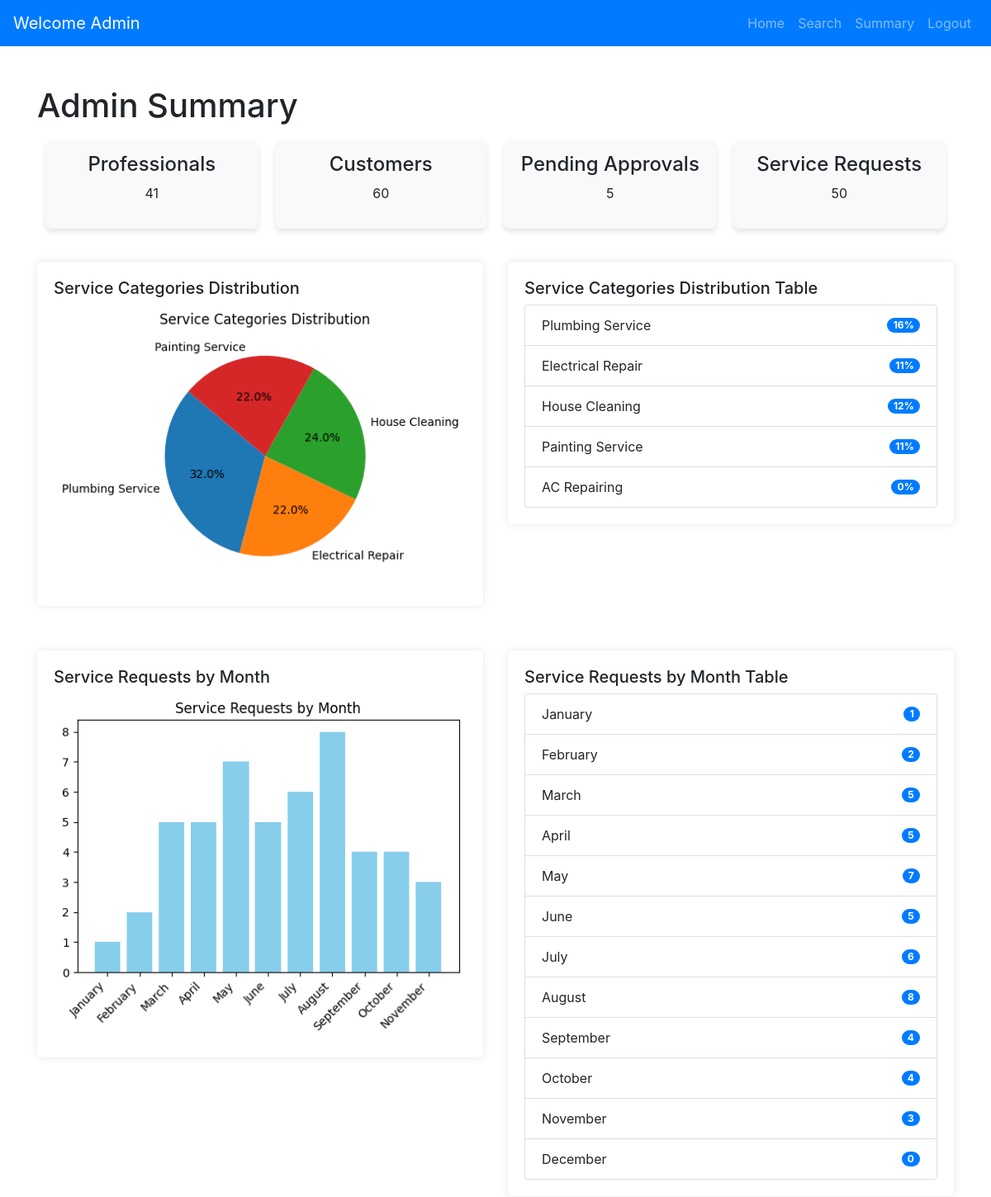
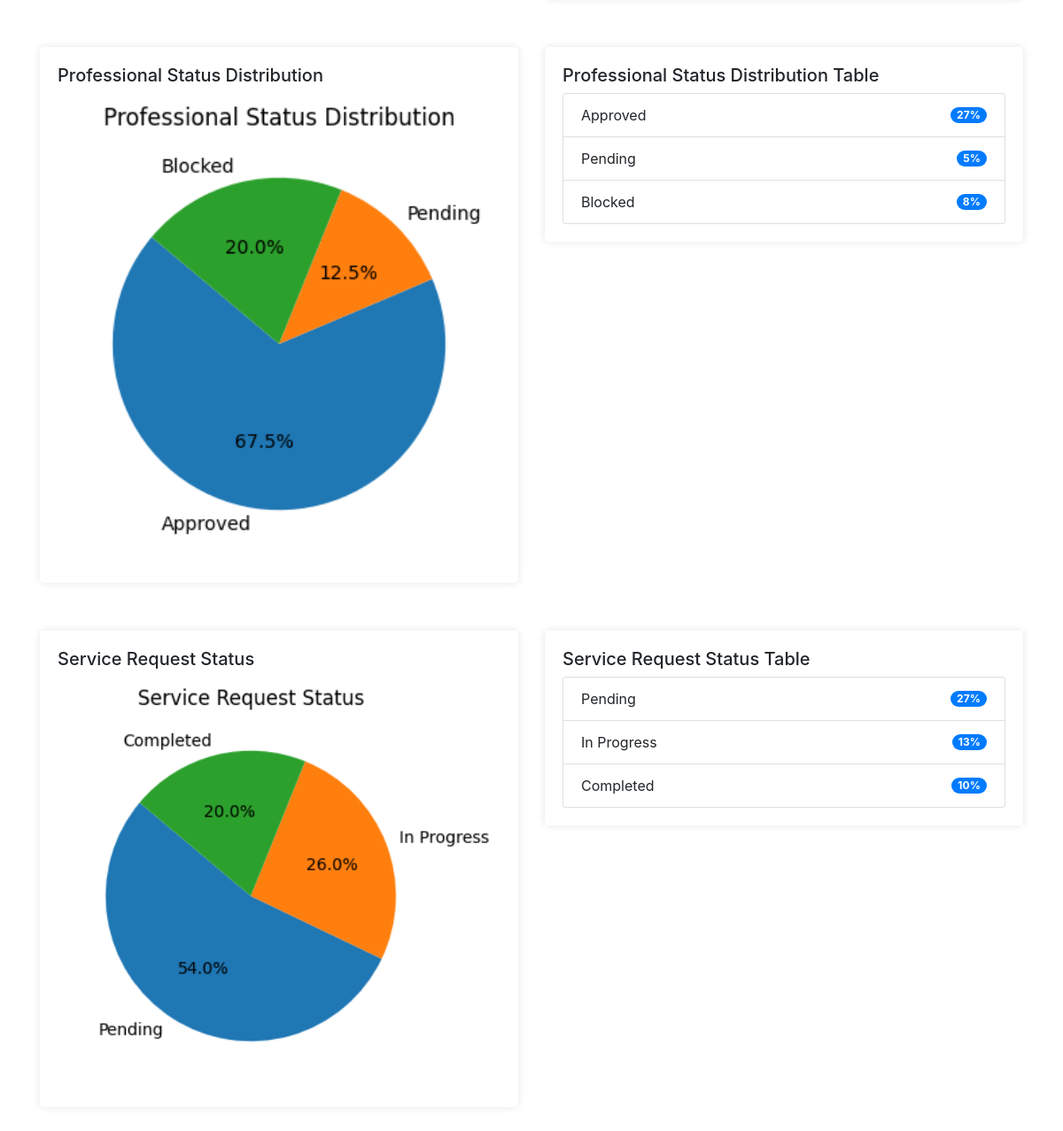
The page /admin_summary on the database its author committed (2 pictures, top to bottom).
### models.py (models this page shows)
class Service(db.Model):
    __tablename__ = 'services'
    id = db.Column(db.String(6), primary_key=True, default=generate_unique_id, unique=True)
    service_name = db.Column(db.String(100), nullable=False)
    service_description = db.Column(db.Text, nullable=True)
    price = db.Column(db.Float, nullable=False)
    duration = db.Column(db.Float, nullable=True)  # Use Float if you need fractional hours # Add duration (only date) column
    requests = db.relationship(
        'Request',
        lazy=True,
        passive_deletes=True  # Enables `ondelete="SET NULL"` in foreign key
    )

### app.py (the view)
@app.route("/admin_summary")
def admin_summary():
    os.makedirs("static/charts", exist_ok=True)
    total_professionals = Professional.query.count()
    total_customers = Customer.query.count()
    total_requests = Request.query.count()
    pending_approvals = Professional.query.filter_by(status="pending").count()
    service_category_distribution = {
        service.service_name: len(service.requests) for service in Service.query.all()
    }
    service_category_chart = generate_chart(
        service_category_distribution, "pie", "Service Categories Distribution", "service_category.png"
    )
    months_order = [
        "January", "February", "March", "April", "May", "June",
        "July", "August", "September", "October", "November", "December",
    ]
    service_requests_by_month = {
        month: Request.query.filter(extract("month", Request.request_date) == idx + 1).count()
        for idx, month in enumerate(months_order)
    }
    requests_by_month_chart = generate_chart(
        service_requests_by_month, "bar", "Service Requests by Month", "requests_by_month.png"
    )
    professional_status_distribution = {
        "Approved": Professional.query.filter_by(status="approved").count(),
        "Pending": Professional.query.filter_by(status="pending").count(),
        "Blocked": Professional.query.filter_by(status="blocked").count(),
    }
    professional_status_chart = generate_chart(
        professional_status_distribution, "pie", "Professional Status Distribution", "professional_status.png"
    )
    service_request_status_distribution = {
        "Pending": Request.query.filter_by(status="Pending").count(),
        "In Progress": Request.query.filter_by(status="In Progress").count(),
        "Completed": Request.query.filter_by(status="Completed").count(),
    }
    service_request_status_chart = generate_chart(
        service_request_status_distribution, "pie", "Service Request Status", "service_request_status.png"
    )
    return render_template(
        "admin/admin_summary.html",
        total_professionals=total_professionals,
        total_customers=total_customers,
        pending_approvals=pending_approvals,
        total_requests=total_requests,
        service_category_distribution=service_category_distribution,
        service_requests_by_month=service_requests_by_month,
        professional_status_distribution=professional_status_distribution,
        service_request_status_distribution=service_request_status_distribution,
        charts={
            "service_category": service_category_chart,
            "requests_by_month": requests_by_month_chart,
            "professional_status": professional_status_chart,
            "service_request_status": service_request_status_chart,
        },
    )

### app.py (called while the page is built, shortened)
def generate_chart(data, chart_type, title, filename):
    valid_data = {k: v for k, v in data.items() if not np.isnan(v) and v > 0}
    plt.figure(figsize=(6, 4))
    if chart_type == "pie":
        plt.pie(valid_data.values(), labels=valid_data.keys(), autopct="%1.1f%%", startangle=140)
        plt.title(title)
    elif chart_type == "bar":
        plt.bar(valid_data.keys(), valid_data.values(), color="skyblue")
        plt.title(title)
        plt.xticks(rotation=45, ha="right")
    else:
        raise ValueError(f"Unsupported chart type: {chart_type}")
    filepath = os.path.join("static/charts", filename)
    plt.savefig(filepath, bbox_inches="tight")
    plt.close()
    return f"static/charts/{filename}"

### templates/admin/admin_summary.html (shortened to what this page needs)
<!DOCTYPE html>
<html lang="en">
<head>
    <link href="https://stackpath.bootstrapcdn.com/bootstrap/4.5.2/css/bootstrap.min.css" rel="stylesheet">
</head>
<body>
    {% extends 'base.html' %}
    {% block navbar %}
        {% include 'navbars/admin_navbar.html' %}
    {% endblock %}
    {% block content %}
    <div class="container mt-5">
        <h1>Admin Summary</h1>
        <div class="stats-row">
            <div class="stat-box">
                <h4>Professionals</h4>
                <p>{{ total_professionals }}</p>
            </div>
            <div class="stat-box">
                <h4>Customers</h4>
                <p>{{ total_customers }}</p>
            </div>
            <div class="stat-box">
                <h4>Pending Approvals</h4>
                <p>{{ pending_approvals }}</p>
            </div>
            <div class="stat-box">
                <h4>Service Requests</h4>
                <p>{{ total_requests }}</p>
            </div>
        </div>
        <div class="row">
            <div class="col-md-6">
                <div class="container-box">
                    <h5>Service Categories Distribution</h5>
                    {% if charts['service_category'] %}
                        <img src="{{ charts['service_category'] }}" alt="Service Categories Distribution" style="width: 100%; height: auto;">
                    {% else %}
                        <p>No data available.</p>
                    {% endif %}
                </div>
            </div>
            <div class="col-md-6">
                <div class="container-box">
                    <h5>Service Categories Distribution Table</h5>
                    <ul class="list-group">
                        {% for category, percentage in service_category_distribution.items() %}
                        <li class="list-group-item d-flex justify-content-between align-items-center">
                            {{ category }}
                            <span class="badge badge-primary badge-pill">{{ percentage }}%</span>
                        </li>
                        {% endfor %}
                    </ul>
                </div>
            </div>
        </div>
        <div class="row mt-4">
            <div class="col-md-6">
                <div class="container-box">
                    <h5>Service Requests by Month</h5>
                    {% if charts['requests_by_month'] %}
                        <img src="{{ charts['requests_by_month'] }}" alt="Service Requests by Month" style="width: 100%; height: auto;">
                    {% else %}
                        <p>No data available.</p>
                    {% endif %}
                </div>
            </div>
            <div class="col-md-6">
                <div class="container-box">
                    <h5>Service Requests by Month Table</h5>
                    <ul class="list-group">
                        {% for month, count in service_requests_by_month.items() %}
                        <li class="list-group-item d-flex justify-content-between align-items-center">
                            {{ month }}
                            <span class="badge badge-primary badge-pill">{{ count }}</span>
                        </li>
                        {% endfor %}
                    </ul>
                </div>
            </div>
        </div>
        <div class="row mt-4">
            <div class="col-md-6">
                <div class="container-box">
                    <h5>Professional Status Distribution</h5>
                    {% if charts['professional_status'] %}
                        <img src="{{ charts['professional_status'] }}" alt="Professional Status Distribution" style="width: 100%; height: auto;">
                    {% else %}
                        <p>No data available.</p>
                    {% endif %}
                </div>
            </div>
            <div class="col-md-6">
                <div class="container-box">
                    <h5>Professional Status Distribution Table</h5>
                    <ul class="list-group">
                        {% for status, percentage in professional_status_distribution.items() %}
                        <li class="list-group-item d-flex justify-content-between align-items-center">
                            {{ status }}
                            <span class="badge badge-primary badge-pill">{{ percentage }}%</span>
                        </li>
                        {% endfor %}
                    </ul>
                </div>
            </div>
        </div>
        <div class="row mt-4">
            <div class="col-md-6">
                <div class="container-box">
                    <h5>Service Request Status</h5>
                    {% if charts['service_request_status'] %}
                        <img src="{{ charts['service_request_status'] }}" alt="Service Request Status" style="width: 100%; height: auto;">
                    {% else %}
                        <p>No data available.</p>
                    {% endif %}
                </div>
            </div>
            <div class="col-md-6">
                <div class="container-box">
                    <h5>Service Request Status Table</h5>
                    <ul class="list-group">
                        {% for status, percentage in service_request_status_distribution.items() %}
                        <li class="list-group-item d-flex justify-content-between align-items-center">
                            {{ status }}
                            <span class="badge badge-primary badge-pill">{{ percentage }}%</span>
                        </li>
                        {% endfor %}
                    </ul>
                </div>
            </div>
        </div>
    </div>
    {% endblock %}

### templates/base.html (shortened to what this page needs)
<!DOCTYPE html>
<html lang="en">
<head>
  <link href="https://cdn.jsdelivr.net/npm/bootstrap@5.3.0-alpha1/dist/css/bootstrap.min.css" rel="stylesheet">
</head>
<body>
  {% block navbar %}{% endblock %}
  <div>
    {% block content %}{% endblock %}
  </div>
</body>
</html>

### templates/navbars/admin_navbar.html (shortened to what this page needs)
<!DOCTYPE html>
<html lang="en">
<head>
    <link href="https://stackpath.bootstrapcdn.com/bootstrap/4.5.2/css/bootstrap.min.css" rel="stylesheet">
</head>
<body>
    <nav class="navbar navbar-expand-lg navbar-dark bg-primary">
        <a class="navbar-brand" href="#">Welcome Admin</a>
        <div class="collapse navbar-collapse" id="navbarNav">
            <ul class="navbar-nav ml-auto">
                <li class="nav-item">
                    <a class="nav-link" href="{{ url_for('admin_dashboard') }}">Home</a>
                </li>
                <li class="nav-item">
                    <a class="nav-link" href="{{ url_for('admin_search') }}">Search</a>
                </li>
                <li class="nav-item">
                    <a class="nav-link" href="{{ url_for('admin_summary') }}">Summary</a>
                </li>
                <li class="nav-item">
                    <a class="nav-link" href="{{ url_for('logout') }}">Logout</a>
                </li>
            </ul>
        </div>
    </nav>
</body>
</html>

### templates/admin/admin_summary.html (style rules this page uses)
body { font-family: Arial, sans-serif; background: #f7f8fc; margin: 0; padding: 0; }
.container-box { background-color: #ffffff; padding: 20px; border-radius: 5px; box-shadow: 0 0 10px rgba(0, 0, 0, 0.1); margin-bottom: 30px; }
.stats-row { display: flex; flex-wrap: wrap; justify-content: space-between; margin-bottom: 30px; }
.stat-box { background-color: #f8f9fa; padding: 15px; border-radius: 8px; text-align: center; box-shadow: 0 4px 6px rgba(0, 0, 0, 0.1); flex: 1; margin: 10px; transition: transform 0.2s ease, box-shadow 0.2s ease; }

### rows shown on the page
Service: service_name "Plumbing Service", percentage "16"
Service: service_name "Electrical Repair", percentage "11"
Service: service_name "House Cleaning", percentage "12"
Service: service_name "Painting Service", percentage "11"
Service: service_name "AC Repairing", percentage "0"

### other values the page prints
{{ total_professionals }} "41"
{{ total_customers }} "60"
{{ pending_approvals }} "5"
{{ total_requests }} "50"
{{ month }} "January" "February" "March" "April" "May" "June" "July" "August" "September" "October" "November" "December"
{{ count }} "1" "2" "5" "5" "7" "5" "6" "8" "4" "4" "3" "0"
{{ status }} "Approved" "Pending" "Blocked"
{{ percentage }} "27" "5" "8"
{{ status }} "Pending" "In Progress" "Completed"
{{ percentage }} "27" "13" "10"
